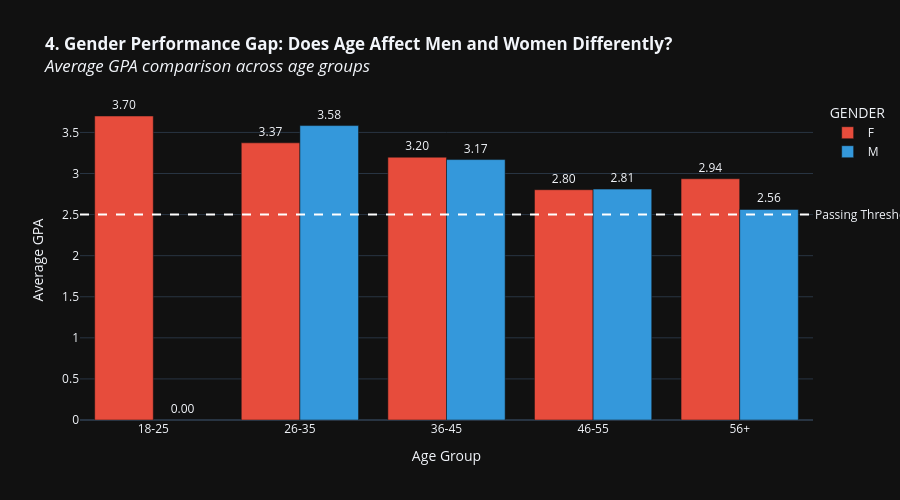

The cell this chart's notebook holds for it:
### Markdown cell above
---
# 👥 SECTION 2: GENDER ANALYSIS
**Gender differences in performance, effort, and support (456F vs 64M students)**

### Code cell
# ==========================================
# CHART 4: Gender Performance Gap by Age
# ==========================================

gender_age = master_df.groupby(['GENDER', 'Age_Group'])['GPA'].mean().reset_index()

fig = px.bar(
    gender_age,
    x='Age_Group',
    y='GPA',
    color='GENDER',
    barmode='group',
    title='<b>4. Gender Performance Gap: Does Age Affect Men and Women Differently?</b><br><i>Average GPA comparison across age groups</i>',
    labels={'Age_Group': 'Age Group', 'GPA': 'Average GPA'},
    color_discrete_map={'F': '#e74c3c', 'M': '#3498db'},
    height=500,
    text='GPA'
)

fig.update_traces(texttemplate='%{text:.2f}', textposition='outside')
fig.add_hline(y=2.5, line_dash='dash', line_color='white',
              annotation_text='Passing Threshold', annotation_position='right')

fig.show()

print('\n📊 Gender Statistics:')
print(f"\nTotal students by gender:")
print(master_df.groupby('GENDER')['STUDENT ID'].nunique())
print(f"\nAverage GPA by gender:")
print(master_df.groupby('GENDER')['GPA'].mean())
print(f"\nFailure rate by gender:")
gender_fail = master_df.groupby('GENDER')['Pass_Status'].apply(lambda x: (x == 'Fail').sum() / len(x) * 100)
print(gender_fail)

### Figure 1 — Plotly figure (JSON) as saved in the notebook; plotly's stock layout.template omitted (floating-point values rounded to 4 significant figures)
{"data": [{"alignmentgroup": "True", "hovertemplate": "GENDER=F<br>Age Group=%{x}<br>Average GPA=%{text}<extra></extra>", "legendgroup": "F", "marker": {"color": "#e74c3c", "pattern": {"shape": ""}}, "name": "F", "offsetgroup": "F", "orientation": "v", "showlegend": true, "text": [3.7, 3.373, 3.199, 2.803, 2.936], "textposition": "outside", "texttemplate": "%{text:.2f}", "type": "bar", "x": ["18-25", "26-35", "36-45", "46-55", "56+"], "xaxis": "x", "y": [3.7, 3.373, 3.199, 2.803, 2.936], "yaxis": "y"}, {"alignmentgroup": "True", "hovertemplate": "GENDER=M<br>Age Group=%{x}<br>Average GPA=%{text}<extra></extra>", "legendgroup": "M", "marker": {"color": "#3498db", "pattern": {"shape": ""}}, "name": "M", "offsetgroup": "M", "orientation": "v", "showlegend": true, "text": [null, 3.583, 3.17, 2.81, 2.562], "textposition": "outside", "texttemplate": "%{text:.2f}", "type": "bar", "x": ["18-25", "26-35", "36-45", "46-55", "56+"], "xaxis": "x", "y": [null, 3.583, 3.17, 2.81, 2.562], "yaxis": "y"}], "layout": {"annotations": [{"showarrow": false, "text": "Passing Threshold", "x": 1, "xanchor": "left", "xref": "x domain", "y": 2.5, "yanchor": "middle", "yref": "y"}], "barmode": "group", "height": 500, "legend": {"title": {"text": "GENDER"}, "tracegroupgap": 0}, "shapes": [{"line": {"color": "white", "dash": "dash"}, "type": "line", "x0": 0, "x1": 1, "xref": "x domain", "y0": 2.5, "y1": 2.5, "yref": "y"}], "title": {"text": "<b>4. Gender Performance Gap: Does Age Affect Men and Women Differently?</b><br><i>Average GPA comparison across age groups</i>"}, "xaxis": {"anchor": "y", "domain": [0, 1], "title": {"text": "Age Group"}}, "yaxis": {"anchor": "x", "domain": [0, 1], "title": {"text": "Average GPA"}}}}
